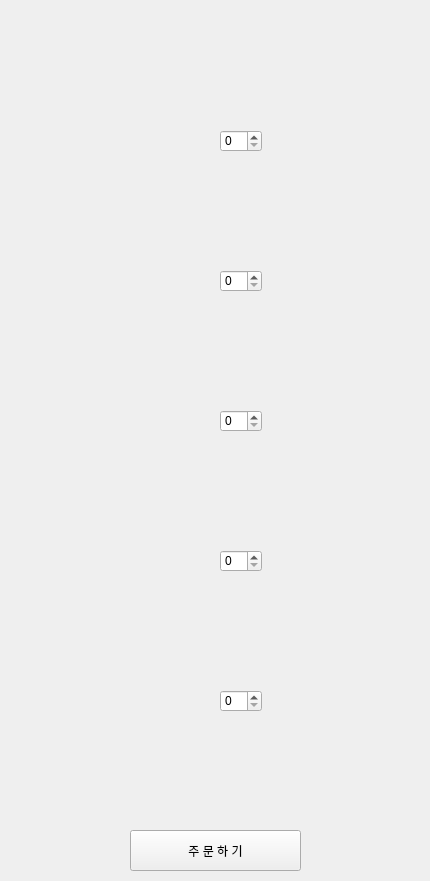
<?xml version="1.0" encoding="UTF-8"?>
<ui version="4.0">
 <class>Form</class>
 <widget class="QWidget" name="Form">
  <property name="geometry">
   <rect>
    <x>0</x>
    <y>0</y>
    <width>430</width>
    <height>881</height>
   </rect>
  </property>
  <property name="windowTitle">
   <string>Form</string>
  </property>
  <widget class="QLabel" name="label">
   <property name="geometry">
    <rect>
     <x>-10</x>
     <y>0</y>
     <width>441</width>
     <height>821</height>
    </rect>
   </property>
   <property name="text">
    <string/>
   </property>
   <property name="pixmap">
    <pixmap>goobne.PNG</pixmap>
   </property>
  </widget>
  <widget class="QPushButton" name="goobne_order">
   <property name="geometry">
    <rect>
     <x>130</x>
     <y>830</y>
     <width>171</width>
     <height>41</height>
    </rect>
   </property>
   <property name="styleSheet">
    <string notr="true">font: 14pt &quot;배달의민족 한나체 Pro&quot;;</string>
   </property>
   <property name="text">
    <string>주 문 하 기</string>
   </property>
  </widget>
  <widget class="QSpinBox" name="galbi">
   <property name="geometry">
    <rect>
     <x>220</x>
     <y>130</y>
     <width>42</width>
     <height>22</height>
    </rect>
   </property>
  </widget>
  <widget class="QSpinBox" name="maravolcano">
   <property name="geometry">
    <rect>
     <x>220</x>
     <y>270</y>
     <width>42</width>
     <height>22</height>
    </rect>
   </property>
  </widget>
  <widget class="QSpinBox" name="honeymello">
   <property name="geometry">
    <rect>
     <x>220</x>
     <y>410</y>
     <width>42</width>
     <height>22</height>
    </rect>
   </property>
  </widget>
  <widget class="QSpinBox" name="original">
   <property name="geometry">
    <rect>
     <x>220</x>
     <y>550</y>
     <width>42</width>
     <height>22</height>
    </rect>
   </property>
  </widget>
  <widget class="QSpinBox" name="gochu">
   <property name="geometry">
    <rect>
     <x>220</x>
     <y>690</y>
     <width>42</width>
     <height>22</height>
    </rect>
   </property>
  </widget>
 </widget>
 <resources/>
 <connections/>
</ui>
